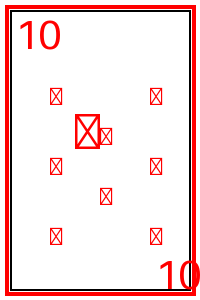
#> input picture cards/10_COPAS.png, 200 x 300 px
$ python -i card_detector.py   (imports and definitions only)
#> lines starting #> are read from the running program, lines starting #| are printed output that depends on the picture; after the words box and inside, x2 and y2 are one past the last pixel; in counts of white or black regions, pixels touching at a corner belong together
#> (reads config.json from the repository)
### deck_config.py
"""
Configuração do Baralho e Cache de Hashes (pHash + dHash)
Pré-processa as imagens das cartas para identificação ultrarrápida.
Usa combinação de múltiplos hashes para máxima precisão.
"""
import os
import imagehash
from PIL import Image
from typing import Dict, Optional, Tuple
import logging

logging.basicConfig(level=logging.INFO)
logger = logging.getLogger(__name__)

class DeckDatabase:
    def __init__(self, cards_dir: str = "cards"):
        self.cards_dir = cards_dir
        self.hash_map: Dict[str, dict] = {}  # combined_hash -> metadata
        self.load_deck()

    def _compute_combined_hash(self, img: Image.Image) -> str:
        """Calcula hash combinado (pHash + dHash + aHash) para máxima precisão."""
        phash = imagehash.phash(img, hash_size=8)
        dhash = imagehash.dhash(img, hash_size=8)
        ahash = imagehash.average_hash(img, hash_size=8)
        # Combina os três hashes em uma string única
        return f"{str(phash)}_{str(dhash)}_{str(ahash)}"

    # [15 lines left out: function _compute_distance, not called in this run]

    def load_deck(self):
        """Carrega todas as cartas da pasta e calcula seus hashes combinados."""
        if not os.path.exists(self.cards_dir):
            logger.warning(f"Diretório {self.cards_dir} não encontrado. Crie-o e adicione as imagens das cartas.")
            return

        files = [f for f in os.listdir(self.cards_dir) if f.lower().endswith(('.png', '.jpg', '.jpeg'))]

        if not files:
            logger.warning(f"Nenhuma imagem de carta encontrada em {self.cards_dir}")
            return

        logger.info(f"Processando {len(files)} cartas...")

        for filename in sorted(files):
            filepath = os.path.join(self.cards_dir, filename)
            try:
                # Extrair metadados do nome do arquivo (ex: AS_COPAS.png -> valor=AS, naipe=COPAS)
                name_without_ext = os.path.splitext(filename)[0]
                parts = name_without_ext.split('_')

                if len(parts) >= 2:
                    valor = parts[0]
                    # Caso especial para CORINGA
                    if valor == "CORINGA":
                        naipe = "CORINGA"
                    else:
                        naipe = '_'.join(parts[1:])
                else:
                    valor = name_without_ext
                    naipe = "DESCONHECIDO"

                # Carregar imagem e calcular hash combinado
                img = Image.open(filepath).convert('L')  # Escala de cinza
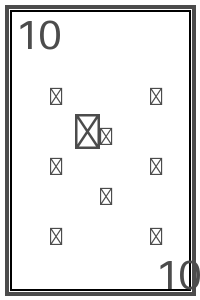
#> img: PIL image 200x300 L; min 0, max 255, mean 230.1
                combined_hash = self._compute_combined_hash(img)

                # Armazenar no mapa
                self.hash_map[combined_hash] = {
                    "id": name_without_ext,
                    "filename": filename,
                    "valor": valor,
                    "naipe": naipe,
                    "path": filepath,
                    "hash": combined_hash
                }

                logger.debug(f"Carta carregada: {filename} -> Hash: {combined_hash[:30]}...")

            except Exception as e:
                logger.error(f"Erro ao processar {filename}: {str(e)}")

        logger.info(f"Baralho carregado com sucesso: {len(self.hash_map)} cartas registradas.")

    # [34 lines left out: function identify_card, not called in this run]

# Instância global para uso no servidor
deck_db = DeckDatabase()
#> (the call stopped at in _compute_combined_hash, `phash = imagehash.phash(img, hash_size=8)`: imagehash is not available in this run)

### config_loader.py
"""
Config Loader - Carrega configurações do arquivo config.json
Permite parametrização completa sem modificar o código Python.
"""
import json
import os
from typing import Dict, List, Any, Optional
from pathlib import Path

CONFIG_FILE = "config.json"

class ConfigLoader:
    """Carregador de configurações parametrizáveis."""

    def __init__(self, config_path: str = CONFIG_FILE):
        self.config_path = config_path
        self.config = self._load_config()

    def _load_config(self) -> Dict[str, Any]:
        """Carrega o arquivo JSON de configuração."""
        if not os.path.exists(self.config_path):
            raise FileNotFoundError(f"Arquivo de configuração não encontrado: {self.config_path}")

        with open(self.config_path, 'r', encoding='utf-8') as f:
            return json.load(f)

    def get_system_config(self) -> Dict[str, Any]:
        """Retorna configurações gerais do sistema."""
        return self.config.get("system_config", {})

    def get_monitor_profiles(self) -> List[Dict[str, Any]]:
        """Retorna todos os perfis de monitor disponíveis."""
        return self.config.get("monitor_profiles", [])

    # [35 lines left out: functions get_active_profile, get_cards_roi, get_roi_by_id, not called in this run]

    def get_tolerance(self) -> int:
        """Retorna a tolerância para identificação de cartas."""
        return self.config.get("system_config", {}).get("identification_tolerance", 15)

    def use_round_for_coords(self) -> bool:
        """Verifica se deve usar round() para cálculo de coordenadas."""
        return self.config.get("system_config", {}).get("use_round_for_coords", True)

    def get_external_api_url(self) -> str:
        """Retorna URL da API externa."""
        return self.config.get("system_config", {}).get("api_external_url", "http://localhost:8001/validate")

    def get_dataset_file(self) -> str:
        """Retorna caminho do arquivo de dataset."""
        return self.config.get("system_config", {}).get("dataset_file", "dataset/dataset_mestrado.jsonl")

    def get_screenshot_dir(self) -> str:
        """Retorna diretório de screenshots."""
        return self.config.get("system_config", {}).get("screenshot_dir", "screenshots")


# Instância global para uso direto
config_loader = ConfigLoader()


def load_config_from_file(config_path: str = CONFIG_FILE) -> ConfigLoader:
    """Função utilitária para carregar configuração."""
    return ConfigLoader(config_path)


# [30 lines that do not run on import are left out]

### card_detector.py
"""
Módulo de Detecção Automática de Cartas por Visão Computacional

Detecta cartas de baralho em qualquer posição da tela usando:
1. Pré-processamento adaptativo
2. Detecção de contornos
3. Filtragem geométrica (formato retangular de carta)
4. Correção de perspectiva e rotação
5. Identificação via hashing
"""

import cv2
import numpy as np
from PIL import Image
import mss
from typing import List, Dict, Tuple, Optional
import base64
from io import BytesIO

# Importa configurações
from config_loader import config_loader
from deck_config import DeckDatabase


class CardDetector:
    """Detector de cartas baseado em visão computacional"""

    def __init__(self):
        self.deck_db = DeckDatabase()
#> (the call stopped at in _compute_combined_hash, `phash = imagehash.phash(img, hash_size=8)`: imagehash is not available in this run)
#> further down, picture is the input picture: shape (300, 200, 3); mean R, G, B 247.3, 222.8, 222.8
#> (the call stopped at in _compute_combined_hash, `phash = imagehash.phash(img, hash_size=8)`: imagehash is not available in this run)
        # Usa o loader global diretamente
        self.config_data = config_loader._load_config() if hasattr(config_loader, '_load_config') else {}

        # Parâmetros de detecção (ajustáveis via config)
        detection_params = self.config_data.get('detection_params', {})
        self.min_card_area = detection_params.get('min_card_area', 500)
        self.max_card_area = detection_params.get('max_card_area', 50000)
        self.card_aspect_ratio_min = detection_params.get('card_aspect_ratio_min', 1.2)
        self.card_aspect_ratio_max = detection_params.get('card_aspect_ratio_max', 1.8)
        self.contour_approx_epsilon = detection_params.get('contour_approx_epsilon', 0.02)

    # [13 lines left out: function capture_screen, not called in this run]

    def preprocess_image(self, image: np.ndarray) -> Tuple[np.ndarray, np.ndarray]:
        """
        Pré-processa a imagem para destacar cartas
        Retorna: (imagem processada, máscara de cartas)
        """
        # Converte para escala de cinza
        gray = cv2.cvtColor(image, cv2.COLOR_RGB2GRAY)

        # Aplica blur para reduzir ruído
        blurred = cv2.GaussianBlur(gray, (5, 5), 0)
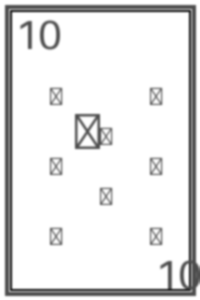
#> blurred: shape (300, 200); min 44, max 255, mean 230.1

        # Detecta bordas usando Canny
        edges = cv2.Canny(blurred, 50, 150)
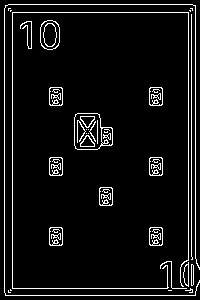
#> edges: shape (300, 200); 6.5% white in thin lines or dots

        # Threshold adaptativo para destacar regiões claras (cartas)
        # Cartas geralmente são mais claras que o fundo da mesa
        _, thresh = cv2.threshold(gray, 0, 255, cv2.THRESH_BINARY_INV + cv2.THRESH_OTSU)
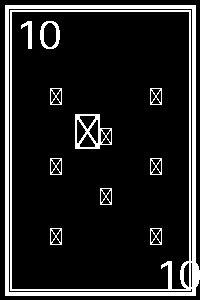
#> thresh: shape (300, 200); 12.4% white; 11 white regions, largest, box (x1, y1, x2, y2) and area: (5, 5, 200, 296) 5952, (75, 114, 112, 149) 499, (40, 21, 60, 49) 232

        # Combina edges e threshold
        mask = cv2.bitwise_or(edges, thresh)
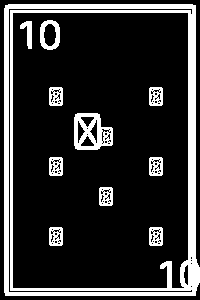
#> mask: shape (300, 200); 17.4% white; 11 white regions, largest, box (x1, y1, x2, y2) and area: (4, 4, 200, 296) 7670, (74, 113, 113, 150) 856, (40, 20, 60, 50) 316

        # Operações morfológicas para conectar regiões
        kernel = np.ones((5, 5), np.uint8)
        dilated_mask = cv2.dilate(mask, kernel, iterations=2)
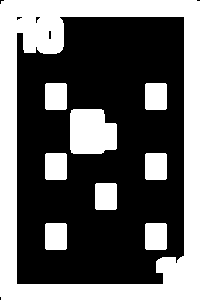
#> dilated_mask: shape (300, 200); 39.3% white; 9 white regions, largest, box (x1, y1, x2, y2) and area: (0, 0, 200, 300) 17564, (70, 109, 117, 154) 1873, (45, 83, 67, 110) 590
        eroded_mask = cv2.erode(dilated_mask, kernel, iterations=1)
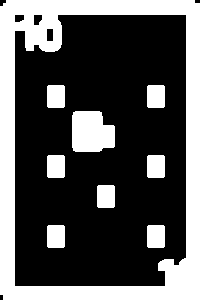
#> eroded_mask: shape (300, 200); 33% white; 9 white regions, largest, box (x1, y1, x2, y2) and area: (0, 0, 200, 300) 15432, (72, 111, 115, 152) 1521, (47, 85, 65, 108) 410

        return eroded_mask, gray

    # [247 lines left out: functions find_card_contours, correct_perspective, identify_card, detect_all_cards, not called in this run]


# Instância singleton
detector = CardDetector()


def detect_cards_on_screen(monitor_id: int = 1) -> Dict:
    """Função convenience para detectar cartas"""
    return detector.detect_all_cards(monitor_id)

>>> import cv2
>>> picture = cv2.cvtColor(cv2.imread('cards/10_COPAS.png'), cv2.COLOR_BGR2RGB)
>>> result = CardDetector().preprocess_image(picture)
